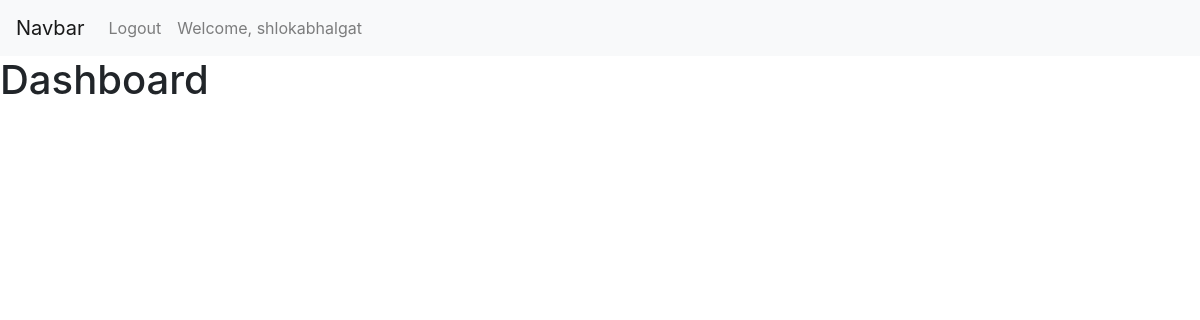
The app's page /dashboard (signed in), older data.
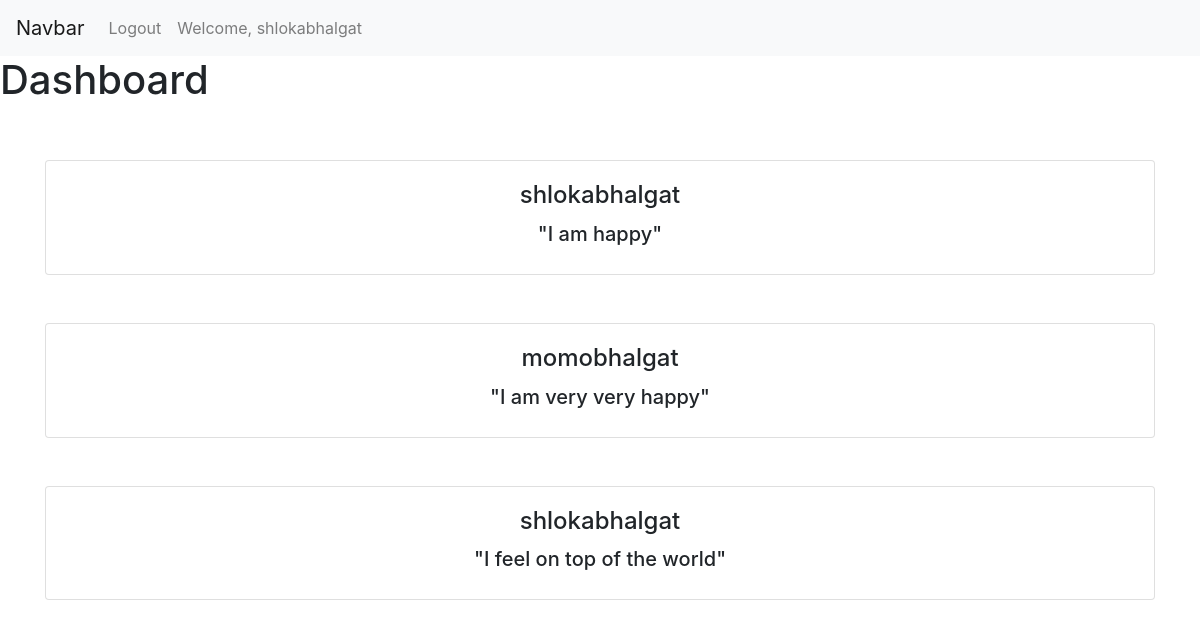
The same page, newer data.
### TestApp/models.py (models this page shows)
class ThoughtPostModel(models.Model):
    user = models.ForeignKey(User,
                             default=1,
                             null=True,
                             on_delete=models.SET_NULL
                             )
    thought_post_text = models.TextField(max_length=1000)
    def __str__(self):
        if self.user is None:
            return "Error in username"
        return str(self.user)

### TestApp/views.py (the view)
# urls.py: path("dashboard", views.view_posts, name="dashboard"),
@login_required
def view_posts(request):
    post_object = ThoughtPostModel.objects.all()
    print(post_object)
    return render(request,"dashboard.html",context={"all_posts": post_object})

### templates/dashboard.html (shortened to what this page needs)
<!DOCTYPE html>
<html lang="en">
<head>
</head>
<body>
{% extends "header.html" %}
{% block content %}
    <h1>Dashboard</h1>
<div class="container py-5">
                      {% for post in all_posts  %}
    <div class="card text-center">
                <div class="card-body" >
                        <h4 class="card-title">{{ post.user }}</h4>
                        <h5>"{{ post.thought_post_text }}"</h5>
                </div>
            </div>
                          <br>
                          <br>
{% endfor %}
</div>
{% endblock %}

### templates/header.html (shortened to what this page needs)
<!DOCTYPE html>
<html>
  <head>
    <link rel="stylesheet" href="https://stackpath.bootstrapcdn.com/bootstrap/4.4.1/css/bootstrap.min.css">
  </head>
  <body>
    {% include 'navbar.html' %}
    {% block content %}
    {% endblock %}
  </body>
</html>

### templates/navbar.html (shortened to what this page needs)
<nav class="navbar navbar-expand-lg navbar-light bg-light">
  <a class="navbar-brand" href="#">Navbar</a>
  <div class="collapse navbar-collapse" id="navbarText">
    <ul class="navbar-nav mr-auto">
      {% if user.is_authenticated %}
      <li class="nav-item">
        <a class="nav-link" href="/logout">Logout</a>
      </li>
      <li class="nav-item">
        <a class="nav-link" href="#">Welcome, {{user.username}}</a>
      </li>
      {% else %}
      <li class="nav-item">
        <a class="nav-link" href="/login">Login</a>
      </li>
      {% endif %}
    </ul>
  </div>
</nav>

Row changes from the older to the newer data that the page shows:
added ThoughtPostModel: user "shlokabhalgat", thought_post_text "I am happy"
added ThoughtPostModel: user "momobhalgat", thought_post_text "I am very very happy"
added ThoughtPostModel: user "shlokabhalgat", thought_post_text "I feel on top of the world"
